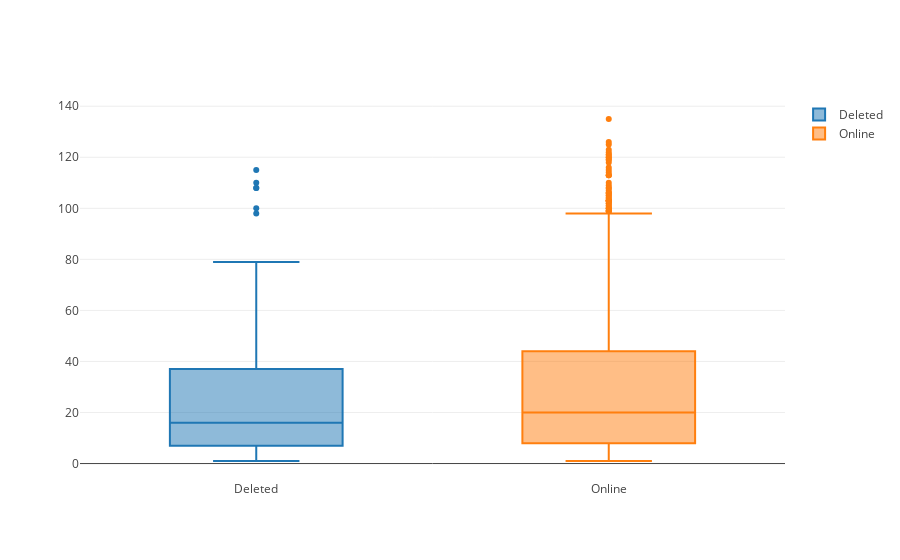

Notebook cell for this chart:
### Code cell
#comparing the distribution of number of words

trace0 = go.Box(
    y = df['count_word'][df.Status == 'deleted'],
    name = 'Deleted',
    #marker= dict(color = 'rgb(214, 12, 140)')
)
trace1 = go.Box(
    y = df['count_word'][df.Status == 'online'],
    name = 'Online',
    #marker= dict(color = 'rgb(214, 12, 140)')
)
data = [trace0, trace1]
py.offline.iplot(data)

### Figure 1 — Plotly figure (JSON) as saved in the notebook; plotly's stock layout.template omitted (floating-point values rounded to 4 significant figures; data arrays with more than 128 entries replaced by an {"elided": "..."} marker saying what was removed)
{"data": [{"name": "Deleted", "type": "box", "uid": "a41eb7a8-df8d-11e8-90fa-c85b767d85a1", "y": [5, 22, 17, 108, 36, 37, 7, 20, 13, 5, 12, 39, 12, 98, 110, 15, 1, 115, 68, 3, 1, 1, 2, 19, 44, 11, 6, 1, 24, 37, 8, 14, 21, 1, 7, 100, 5, 19, 108, 38, 18, 9, 1, 17, 1, 20, 57, 8, 15, 13, 37, 47, 79, 12, 21, 12]}, {"name": "Online", "type": "box", "uid": "a41eb7a9-df8d-11e8-8a82-c85b767d85a1", "y": {"elided": "944 int values"}}], "layout": {}}
